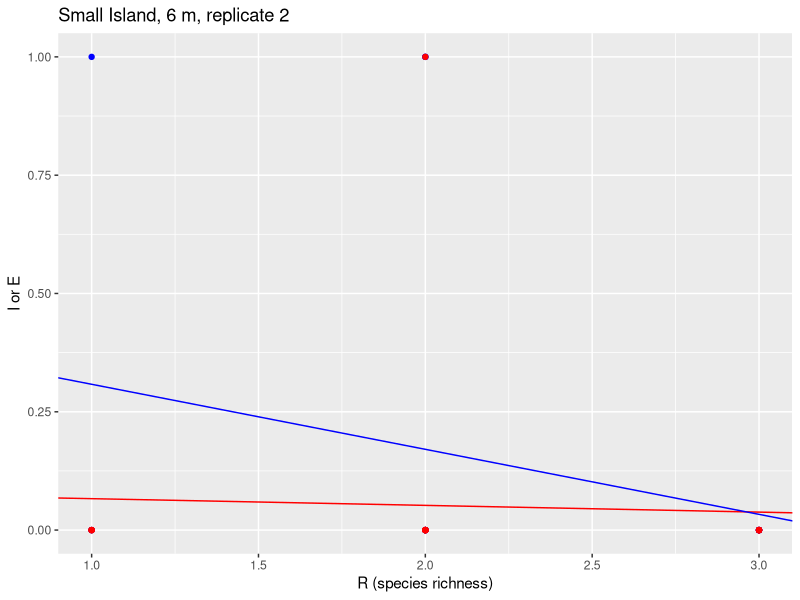

Write the R code that produced this figure.
## ---- chunk 1
knitr::opts_chunk$set(echo = TRUE)
## ---- chunk 2
rm(list = ls()) #clears the workspace for a fresh start
library(dplyr) #turns on dplyr package
library(ggplot2) #turns on ggplot2 package
library(here) #helps with file paths
## ---- chunk 3
library(readr)
Data <- read.csv(here("Data", "Biogeography", "Biogeography_Data_All_Years.csv"), stringsAsFactors = T)

str(Data) #presents how the data frame is structured
## ---- chunk 4
Data$Replicate<-as.factor(Data$Replicate)
## ---- chunk 5
DF <- Data %>% filter(Year == 2023)
## ---- chunk 6
S2M<-filter(DF, Size == "Small" & Distance == 2)
L2M<-filter(DF, Size == "Large" & Distance == 2)
S6M1<-filter(DF, Size == "Small" & Distance == 6, Replicate == "1")
S6M2<-filter(DF, Size == "Small" & Distance == 6, Replicate == "2")
L6M<- filter(DF, Size == "Large" & Distance == 6)

## ---- chunk 7
IS6M2<-lm(I~R, data = S6M2) #creates the regression model for the colonization (I) vs. R for the Small (S), 6m (6M) island, replicate 2.

summary(IS6M2)

ES6M2 <- lm(E ~ R, data = S6M2)
summary(ES6M2)

#Now plot together to visually find equilibrium 
ggplot(S6M2, aes(R, I))+
   geom_point(color = "blue")+
   geom_point(aes(R, E), color = "red")+
   geom_abline(data=ES6M2, intercept = ES6M2$coefficients[1], 
               slope = ES6M2$coefficients[2], color = "red")+
   geom_abline(data=IS6M2, intercept = IS6M2$coefficients[1], 
               slope = IS6M2$coefficients[2], color = "blue")+
  labs(x="R (species richness)", y = "I or E", title = "Small Island, 6 m, replicate 2")
  
## ---- chunk 8

## ---- chunk 9

## ---- chunk 10

## ---- chunk 11

## ---- chunk 12

## ---- chunk 13

## ---- chunk 14

## ---- chunk 15

